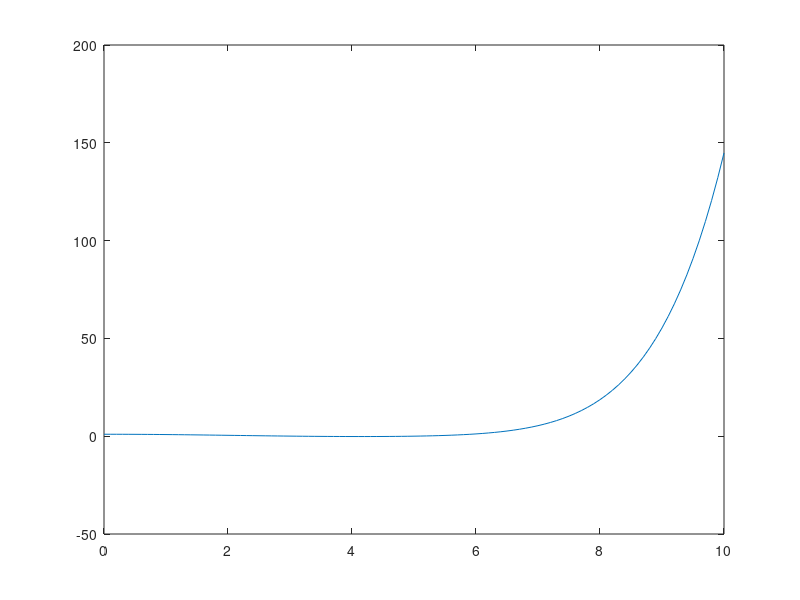
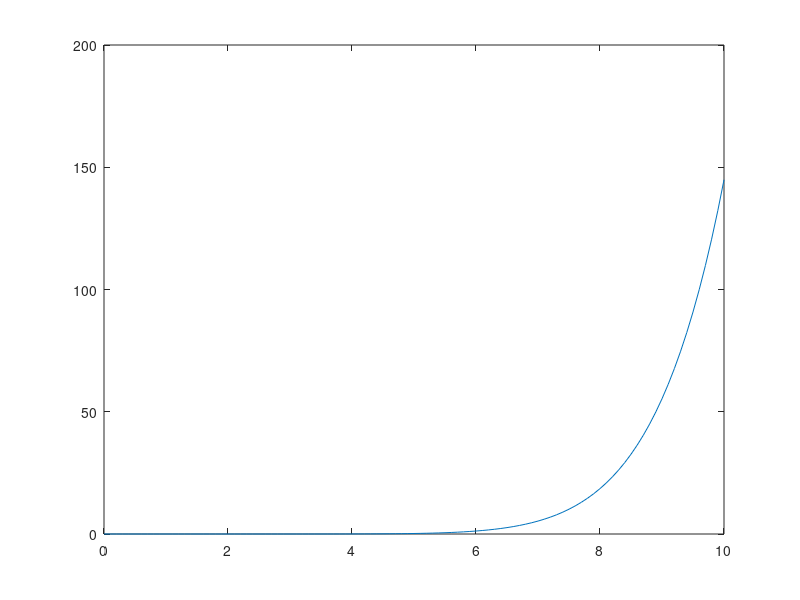
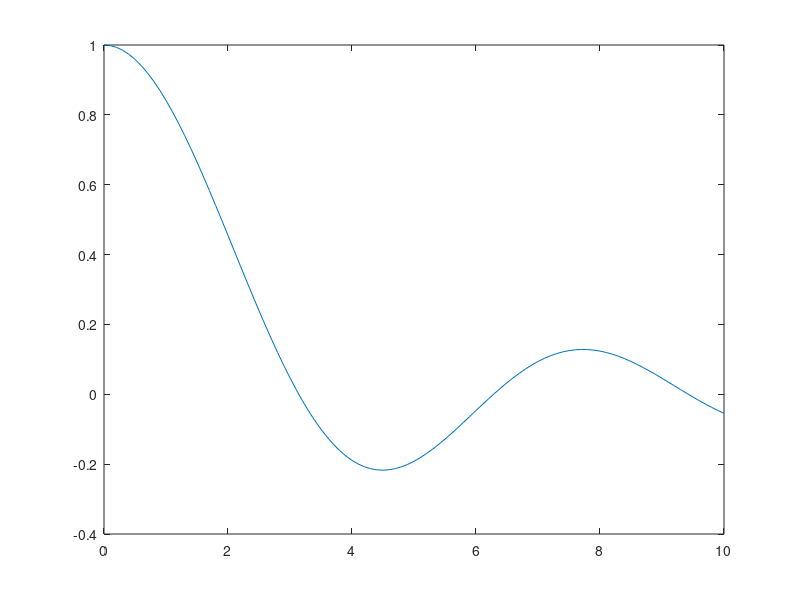

Recreate these plots in MATLAB, in order.


x=0:.1:10;

tsinc= 1-x.^2/factorial(3)+x.^4/factorial(5)-x.^6/factorial(7)+x.^8/factorial(9);
asinc=sinc(x/pi);
figure;
plot(x,tsinc);
figure;
plot(x,tsinc-asinc)
figure;
plot(x,asinc)